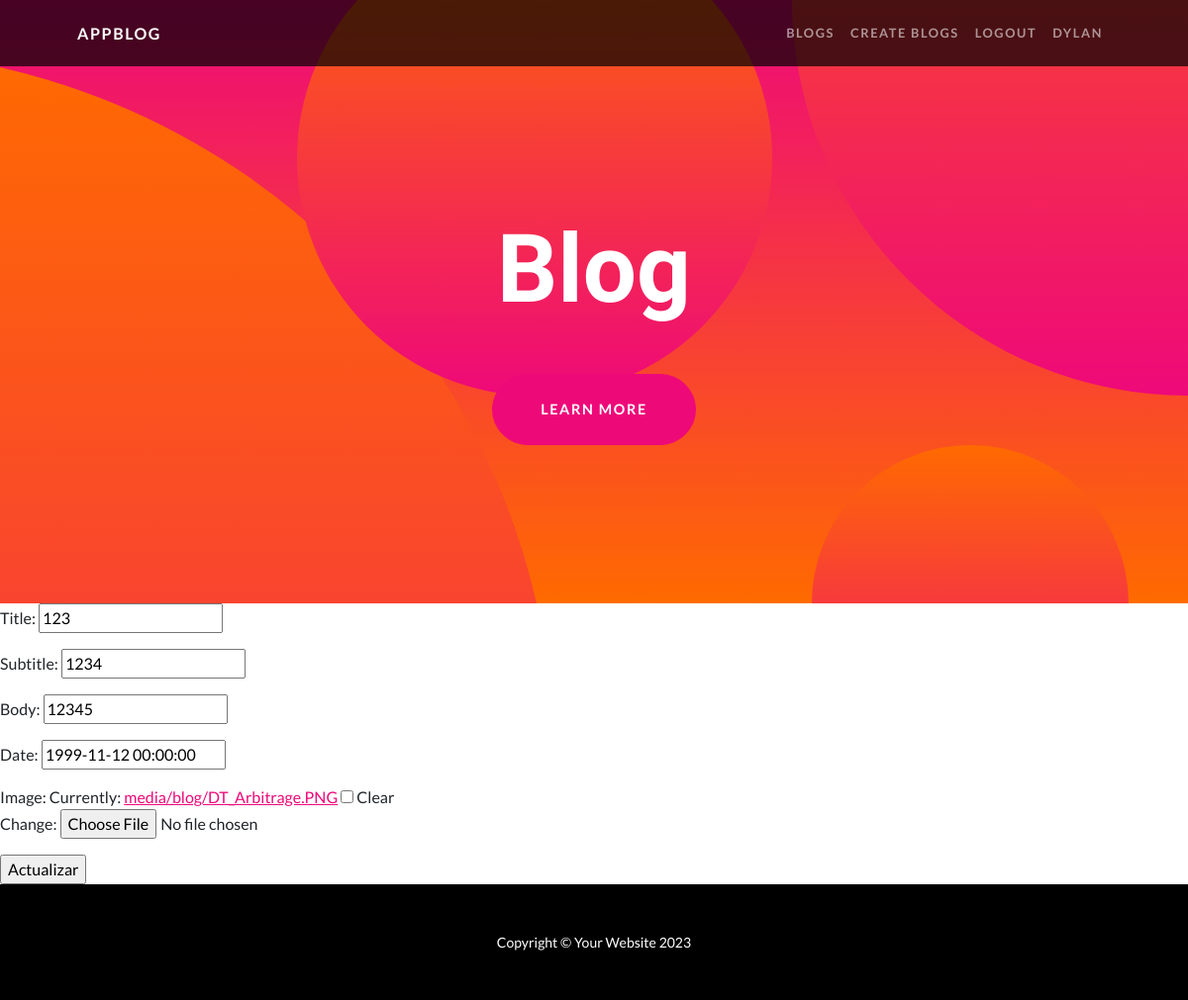
Page /update/7 (signed in) on the committed database.
### AppBlog/models.py (models this page shows, shortened)
class Blog(models.Model):
    title = models.CharField(max_length=200)
    subtitle = models.CharField(max_length=200)
    body = models.CharField(max_length=1200)
    date = models.DateTimeField()
    image = models.ImageField(upload_to='media/blog/', null=True, blank=True)

### AppBlog/views.py (the view)
# urls.py: path("update/<int:pk>", BlogsUpdateView.as_view(), name="update"),
class BlogsUpdateView(LoginRequiredMixin, UpdateView):
    model = Blog
    success_url = "/"
    fields = ["title", "subtitle", "body", "date","image"]

### AppBlog/templates/AppBlog/blog_form.html (shortened to what this page needs)
{% extends "AppBlog/base.html" %}
{% load static %}
{% block sections %}
<form method="POST">
    {{ form.as_p }}
    <input type="submit" value="Actualizar">
</form>
{% endblock %}

### AppBlog/templates/AppBlog/base.html (shortened to what this page needs)
<!DOCTYPE html>
<html lang="en">
    <head>
        {% load static %}
        <link href="{% static 'AppBlog/css/styles.css' %}" rel="stylesheet" />
    </head>
    <body id="page-top">
        <nav class="navbar navbar-expand-lg navbar-dark navbar-custom fixed-top">
            <div class="container px-5">
                <a class="navbar-brand" href="#page-top">AppBlog</a>
                <div class="collapse navbar-collapse" id="navbarResponsive">
                    <ul class="navbar-nav ms-auto">
                        <li class="nav-item"><a class="nav-link" href="{% url 'pages' %}">Blogs</a></li>
                        <li class="nav-item"><a class="nav-link" href="{% url 'create_blogs' %}">Create Blogs</a></li>
                        {% if request.user.is_authenticated %}
                            <li class="nav-item"><a class="nav-link" href="{% url 'logout' %}">Logout</a></li>
                            <li class="nav-item"><a class="nav-link" href="{% url 'profile' %}">{{request.user.username}}</a></li>
                        {% endif %}
                    </ul>
                </div>
            </div>
        </nav>
        <header class="masthead text-center text-white">
            <div class="masthead-content">
                <div class="container px-5">
                    <h1 class="masthead-heading mb-0">Blog</h1>
                    <a class="btn btn-primary btn-xl rounded-pill mt-5" href="#scroll">Learn More</a>
                </div>
            </div>
            <div class="bg-circle-1 bg-circle"></div>
            <div class="bg-circle-2 bg-circle"></div>
            <div class="bg-circle-3 bg-circle"></div>
            <div class="bg-circle-4 bg-circle"></div>
        </header>
        {% block sections %}
        {% endblock %}
        <footer class="py-5 bg-black">
            <div class="container px-5"><p class="m-0 text-center text-white small">Copyright &copy; Your Website 2023</p></div>
        </footer>
    </body>
</html>

### rows in the picture
Blog: title "123", subtitle "1234", body "12345", date "1999-11-12 00:00:00"

### other values in the picture
{{ request.user.username }} "DYLAN"
